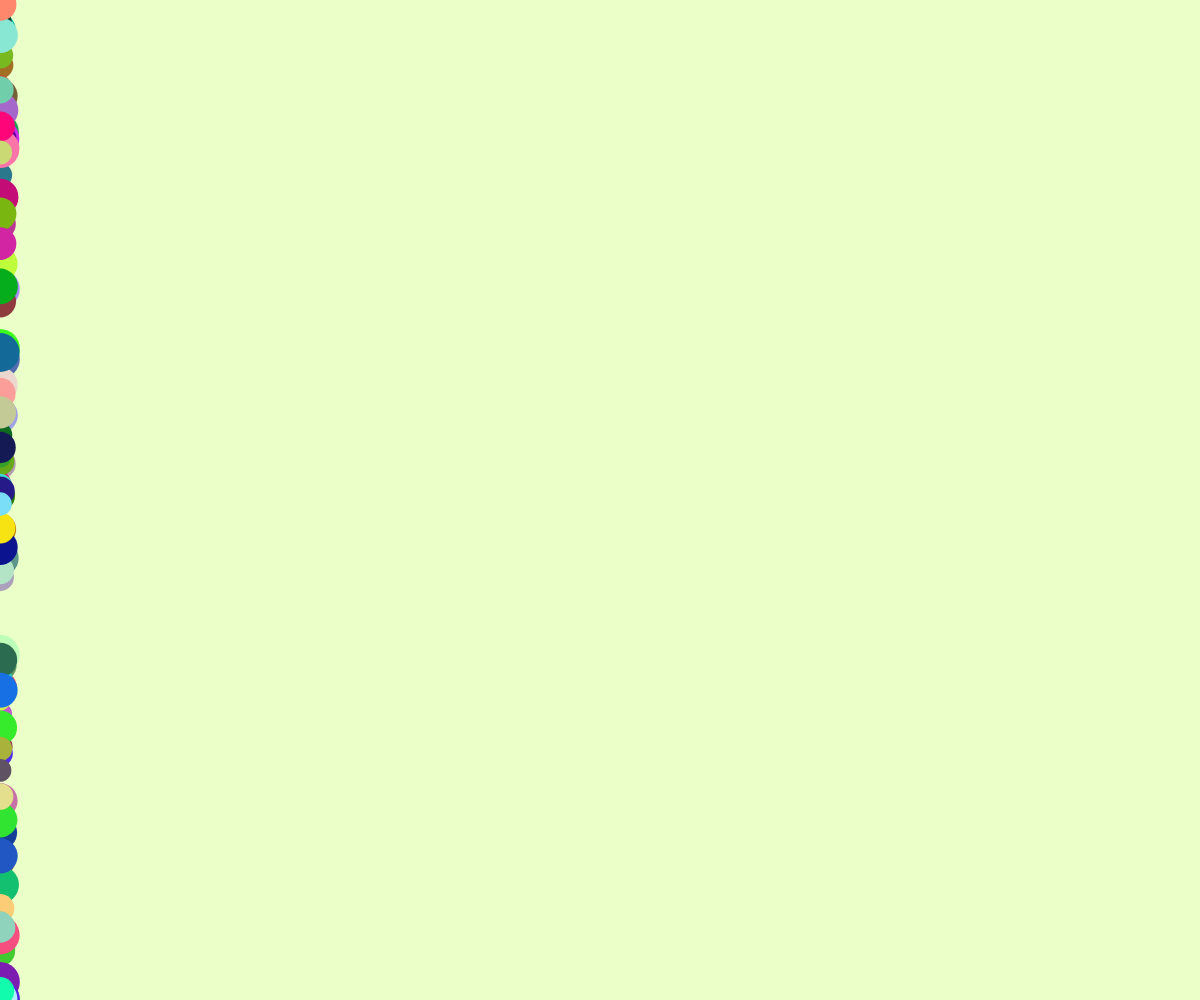
Frame 1 (no input)
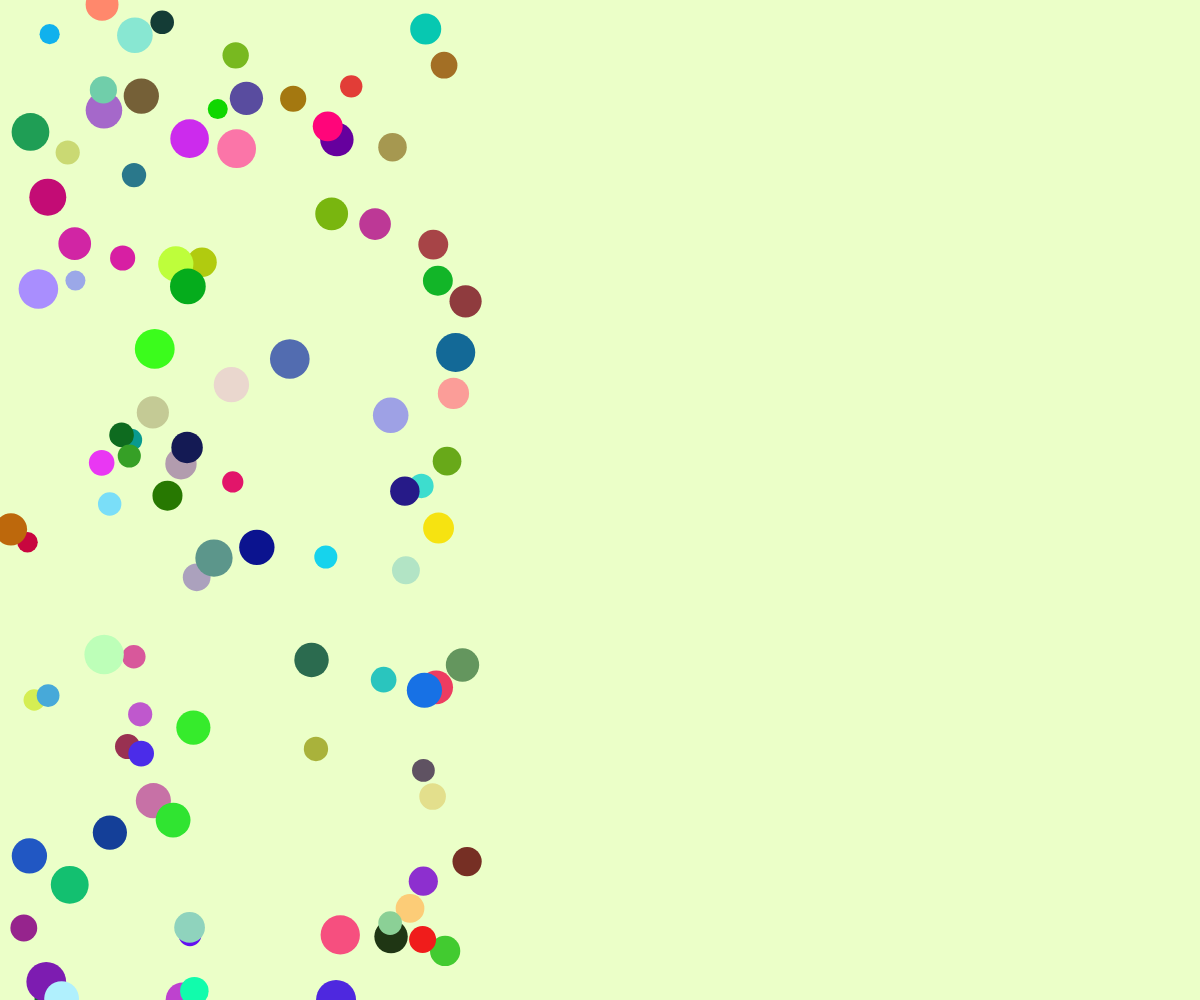
Frame 60 (no input)
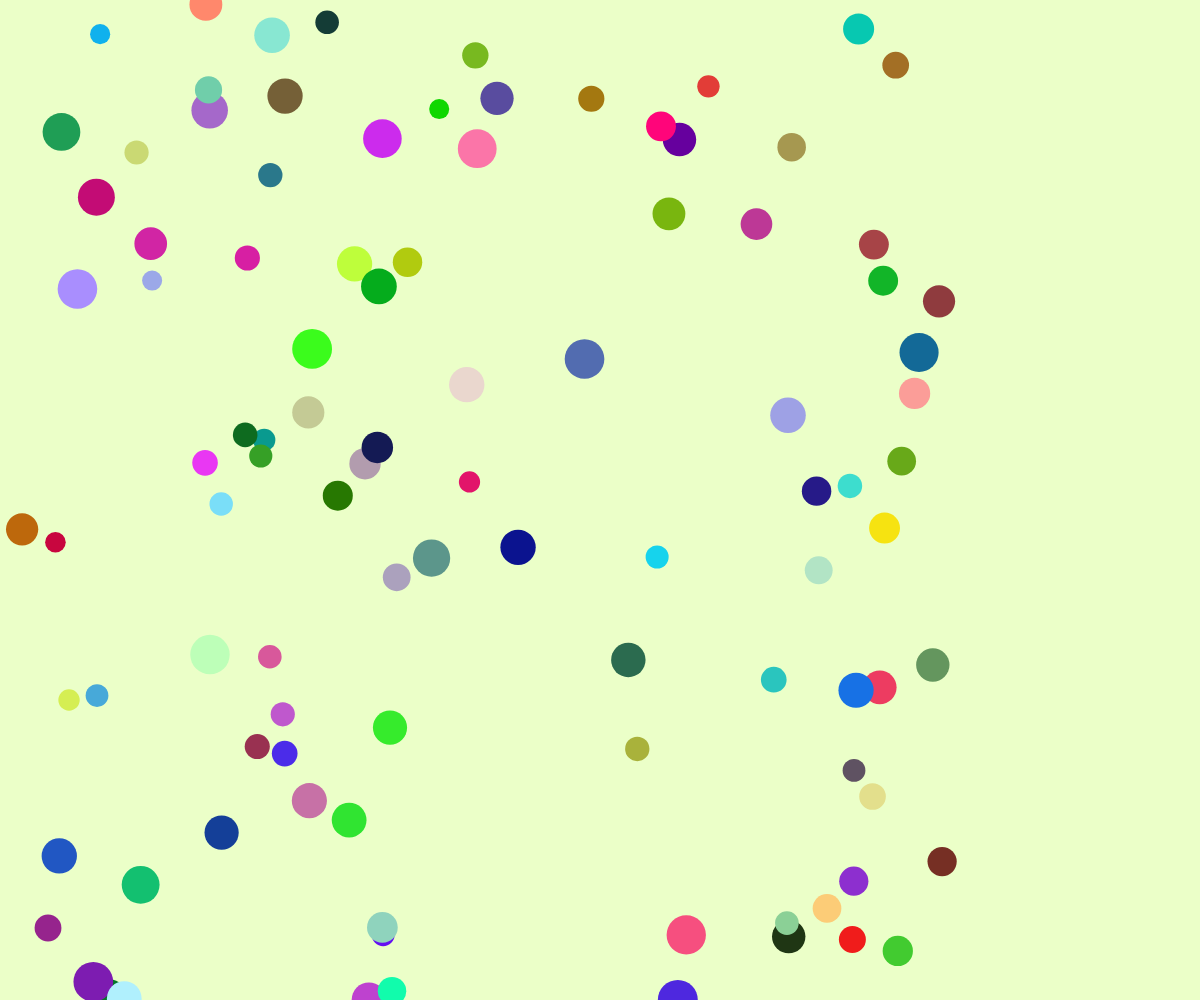
Frame 120 (the mouse pressed at the canvas centre since frame 60)

The p5.js sketch that drew these frames (run headless with seeded random() and noise() and a simulated clock; from frame 60 on, the mouse is pressed at the canvas centre):

// p5.js sketch
// ── sketch.js
var numberOfBalls = 100;
var balls = [];

function setup() {
  createCanvas(windowWidth, windowHeight);
  for (var i = 0; i < numberOfBalls; i++) {
    balls[i] = new Ball(0,random(height), random(20,40), color(random(255),random(255),random(255)),random(8),random(15),random(10));
  }

  //ball = new Ball(100,100,30,color(100,100,255),5);

}

function draw() {
  background(235, 255, 200);
  noStroke();

  for (var i = 0; i < balls.length; i++) {
    balls[i].display();
    balls[i].move();
    balls[i].detectEdges();
    balls[i].collide(balls);
  }
}



function Ball(x, y, d, c, speed,xdirection,ydirection) {
  this.x = x;
  this.y = y;
  this.d = d;
  this.c = c;
  this.speed = speed;
  this.xdirection=xdirection;
  this.ydirection=ydirection;

  this.display = function() {
    fill(this.c);
    ellipse(this.x, this.y, this.d, this.d);
  }
  this.move = function() {
    this.x = this.x + this.speed;
  }
  this.detectEdges=function(){
    if(this.x>width || this.x<0){
      this.speed=this.speed*-1;
    }
        if(this.y>height || this.y<0){
      this.speed=this.speed*-1;
  }
}
this.collide =function(other){
  var collide = dist(this.x,this.y,other.x,other.y);
  if(collide<(this.d/2)+(other.d/2)){
  this.speed=this.speed*-1;
}else{
  return false;
}
}
}

//  for(var i=0; i<array.length; i++){
//    text("array index is:["+i+"]is: " +array[i],100,(i*65)+100);

//function mousePressed(){
//  array.push(round(random(-200,200)));

//function keyPressed(){
//  array.splice(array.length-1,1);
